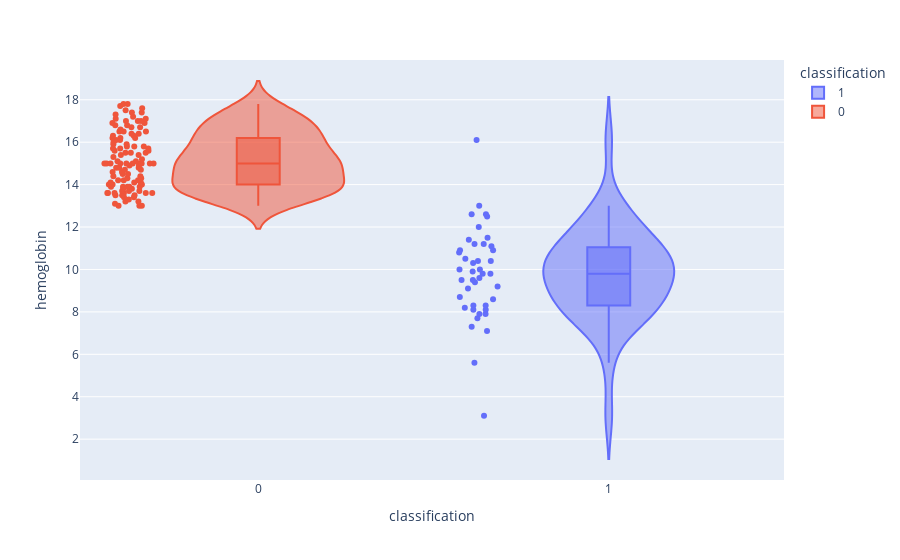

Source (notebook cell):
### Code cell
fig4 = px.violin(machine_ready_values, y="hemoglobin", x="classification", color="classification", box=True, points="all", hover_data=machine_ready_values.columns)
fig4.show()

### Figure 1 — Plotly figure (JSON) as saved in the notebook; plotly's stock layout.template omitted (floating-point values rounded to 4 significant figures; data arrays with more than 128 entries replaced by an {"elided": "..."} marker saying what was removed)
{"data": [{"alignmentgroup": "True", "box": {"visible": true}, "customdata": {"elided": "43x23 mixed values"}, "hovertemplate": "classification=%{x}<br>hemoglobin=%{y}<br>age=%{customdata[0]}<br>blood_pressure=%{customdata[1]}<br>specific_gravity=%{customdata[2]}<br>albumin=%{customdata[3]}<br>sugar=%{customdata[4]}<br>red_blood_cells=%{customdata[5]}<br>pus_cell=%{customdata[6]}<br>pus_cell_clumps=%{customdata[7]}<br>bacteria=%{customdata[8]}<br>blood_glucose_random=%{customdata[9]}<br>blood_urea=%{customdata[10]}<br>serum_creatinine=%{customdata[11]}<br>sodium=%{customdata[12]}<br>potassium=%{customdata[13]}<br>packed_cell_volume=%{customdata[14]}<br>white_blood_cell_count=%{customdata[15]}<br>red_blood_cell_count=%{customdata[16]}<br>hypertension=%{customdata[17]}<br>diabetes_mellitus=%{customdata[18]}<br>coronary_artery_disease=%{customdata[19]}<br>appetite=%{customdata[20]}<br>pedal_edema=%{customdata[21]}<br>anemia=%{customdata[22]}<extra></extra>", "legendgroup": "1", "marker": {"color": "#636efa"}, "name": "1", "offsetgroup": "1", "orientation": "v", "points": "all", "scalegroup": "True", "showlegend": true, "type": "violin", "x": [1, 1, 1, 1, 1, 1, 1, 1, 1, 1, 1, 1, 1, 1, 1, 1, 1, 1, 1, 1, 1, 1, 1, 1, 1, 1, 1, 1, 1, 1, 1, 1, 1, 1, 1, 1, 1, 1, 1, 1, 1, 1, 1], "x0": " ", "xaxis": "x", "y": [11.2, 9.5, 10.8, 5.6, 7.7, 9.8, 12.5, 10, 10.5, 9.8, 9.1, 10.3, 7.1, 13, 16.1, 10.4, 9.2, 11.4, 8.1, 8.2, 12, 11.1, 7.9, 8.3, 12.6, 10.4, 8.7, 8.3, 10, 9.5, 9.9, 8.1, 11.2, 7.3, 10.9, 10.9, 11.5, 7.9, 9.6, 9.4, 8.6, 12.6, 3.1], "y0": " ", "yaxis": "y"}, {"alignmentgroup": "True", "box": {"visible": true}, "customdata": {"elided": "115x23 mixed values"}, "hovertemplate": "classification=%{x}<br>hemoglobin=%{y}<br>age=%{customdata[0]}<br>blood_pressure=%{customdata[1]}<br>specific_gravity=%{customdata[2]}<br>albumin=%{customdata[3]}<br>sugar=%{customdata[4]}<br>red_blood_cells=%{customdata[5]}<br>pus_cell=%{customdata[6]}<br>pus_cell_clumps=%{customdata[7]}<br>bacteria=%{customdata[8]}<br>blood_glucose_random=%{customdata[9]}<br>blood_urea=%{customdata[10]}<br>serum_creatinine=%{customdata[11]}<br>sodium=%{customdata[12]}<br>potassium=%{customdata[13]}<br>packed_cell_volume=%{customdata[14]}<br>white_blood_cell_count=%{customdata[15]}<br>red_blood_cell_count=%{customdata[16]}<br>hypertension=%{customdata[17]}<br>diabetes_mellitus=%{customdata[18]}<br>coronary_artery_disease=%{customdata[19]}<br>appetite=%{customdata[20]}<br>pedal_edema=%{customdata[21]}<br>anemia=%{customdata[22]}<extra></extra>", "legendgroup": "0", "marker": {"color": "#EF553B"}, "name": "0", "offsetgroup": "0", "orientation": "v", "points": "all", "scalegroup": "True", "showlegend": true, "type": "violin", "x": [0, 0, 0, 0, 0, 0, 0, 0, 0, 0, 0, 0, 0, 0, 0, 0, 0, 0, 0, 0, 0, 0, 0, 0, 0, 0, 0, 0, 0, 0, 0, 0, 0, 0, 0, 0, 0, 0, 0, 0, 0, 0, 0, 0, 0, 0, 0, 0, 0, 0, 0, 0, 0, 0, 0, 0, 0, 0, 0, 0, 0, 0, 0, 0, 0, 0, 0, 0, 0, 0, 0, 0, 0, 0, 0, 0, 0, 0, 0, 0, 0, 0, 0, 0, 0, 0, 0, 0, 0, 0, 0, 0, 0, 0, 0, 0, 0, 0, 0, 0, 0, 0, 0, 0, 0, 0, 0, 0, 0, 0, 0, 0, 0, 0, 0], "x0": " ", "xaxis": "x", "y": [15, 17, 15.9, 15.4, 13, 13.6, 14.5, 14, 13.9, 16.1, 14.1, 17, 15.5, 16.2, 14.4, 14.2, 13.2, 13.9, 15, 14.3, 13.8, 14.8, 16.5, 15.7, 14.5, 16.3, 15.5, 14.6, 16.9, 16, 14.7, 16.6, 14.9, 16.7, 16.8, 13.5, 15.1, 16.9, 13.1, 17.1, 15.2, 13.6, 13.9, 13.2, 13.7, 17.3, 15.6, 15, 17.4, 15.7, 13.9, 15.9, 14, 15.8, 13.4, 14.1, 13.5, 17.7, 14.2, 14, 17.8, 13.3, 14.3, 13.4, 15, 16.2, 14.4, 13.5, 17.8, 13.6, 17.5, 15, 13.6, 14.6, 15, 17.1, 13.6, 13, 17.2, 14.7, 13.7, 15, 14.8, 15, 17.4, 14.9, 13.6, 16.2, 17.6, 15, 13.7, 16.3, 15.1, 16.4, 13.8, 16.1, 15.3, 16.8, 13.9, 15.4, 16.5, 16.4, 16.7, 15.5, 17, 15, 15.6, 14.8, 13, 14.1, 15.7, 16.5, 15.8, 14.2, 15.8], "y0": " ", "yaxis": "y"}], "layout": {"legend": {"title": {"text": "classification"}, "tracegroupgap": 0}, "margin": {"t": 60}, "violinmode": "overlay", "xaxis": {"anchor": "y", "categoryarray": [1, 0], "categoryorder": "array", "domain": [0, 1], "title": {"text": "classification"}}, "yaxis": {"anchor": "x", "domain": [0, 1], "title": {"text": "hemoglobin"}}}}
